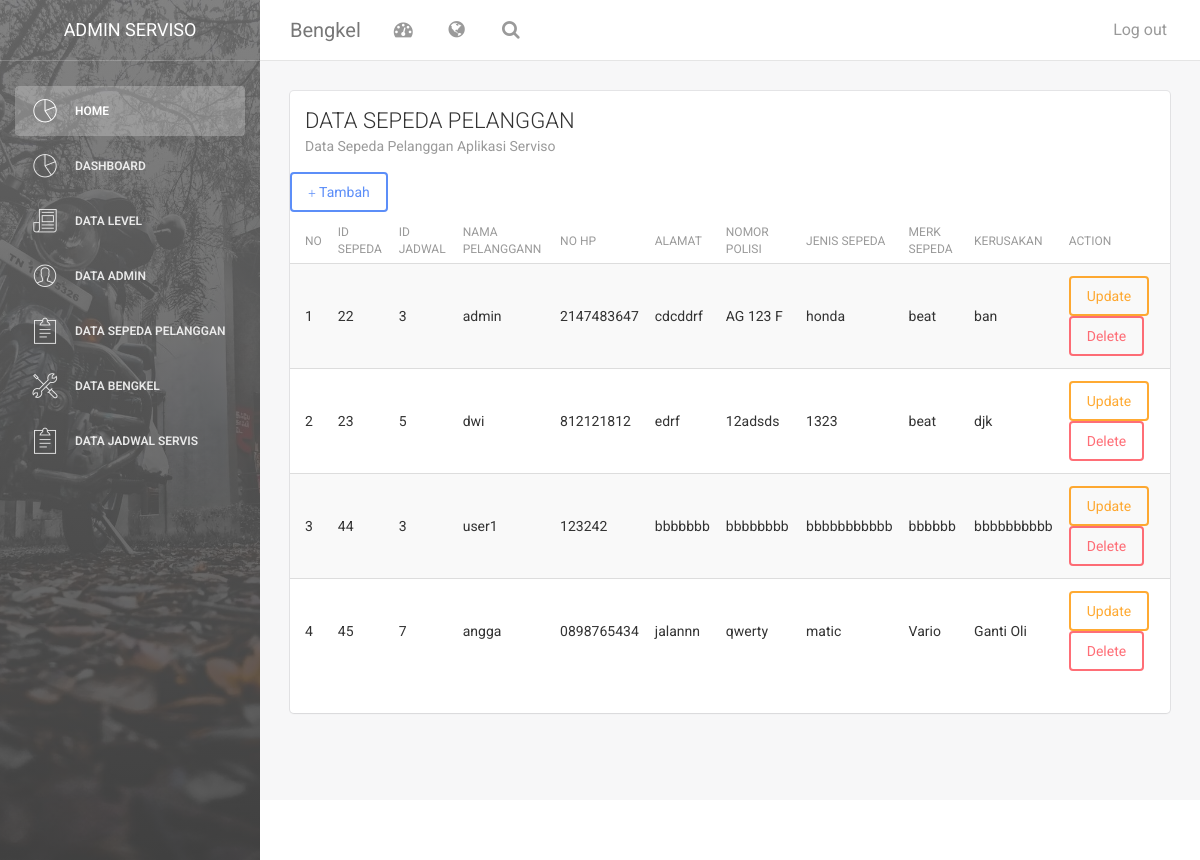
The page /index.php/sepeda on the database as committed earlier.
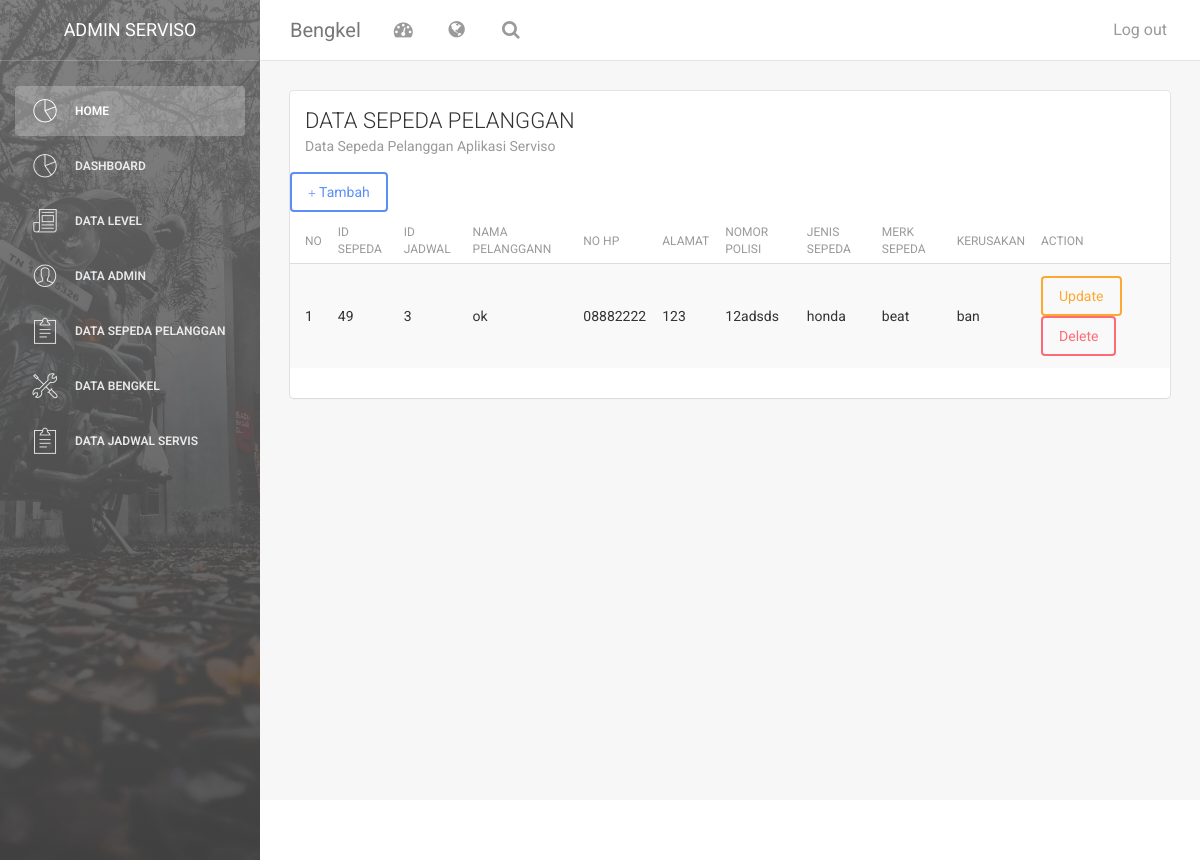
The same page on the database as committed later.
### tables this page shows
CREATE TABLE `unit_sepeda` (
  `id_unit_sepeda` int(50) NOT NULL,
  `nama_pelanggan` varchar(100) NOT NULL,
  `no_polisi` varchar(225) NOT NULL,
  `jenis_sepeda` varchar(225) NOT NULL,
  `merk_sepeda` varchar(225) NOT NULL,
  `kerusakan` text NOT NULL,
  `no_hp` varchar(20) NOT NULL,
  `alamat` text NOT NULL,
  `id_jadwal` int(50) NOT NULL,
  `id_bengkel` int(50) NOT NULL
);

CREATE TABLE `jadwal` (
  `id_jadwal` int(50) NOT NULL,
  `jadwal_mulai` time NOT NULL,
  `jadwal_selesai` time NOT NULL,
  `id_bengkel` int(11) NOT NULL,
  `status` varchar(10) NOT NULL
);

### application/controllers/sepeda.php (called while the page is built, shortened)
<?php
class sepeda extends CI_Controller {
        public function __construct()
        {
          $this->load->model('sepeda_m');
          $this->load->library('form_validation');
      }
	public function index()
	{
        $data['konten']="sepeda_v";
        $this->load->model('jadwal_m', 'jadwal');
        $data['data_jadwal']=$this->jadwal->get_jadwal();
        $this->load->model('jadwal_m');
        $data['arr']=$this->sepeda_m->get_sepeda();
        $this->load->view('dashboard',$data, FALSE);
        }
    }

### index.php (called while the page is built, shortened)
<?php
require_once BASEPATH.'core/CodeIgniter.php';

### application/models/sepeda_m.php (called while the page is built, shortened)
<?php
class sepeda_m extends CI_Model {
	public function get_sepeda()
	{
     $arr= $this->db->join('jadwal','jadwal.id_jadwal=unit_sepeda.id_jadwal')
     ->get('unit_sepeda')->result();
	   return $arr;
    }
}

### application/views/sepeda_v.php (the view, shortened to what this page needs)
<div class="content">
            <div class="container-fluid">
                <div class="row">
                    <div class="col-md-12">
                        <div class="card">
                            <div class="header">
                            <h4 class="title">DATA SEPEDA PELANGGAN</h4>
                                <p class="category">Data Sepeda Pelanggan Aplikasi Serviso</p>
                            </div>
                            <div class="content table-responsive table-full-width">
                                <table class="table table-hover table-striped">
                                <a href="#tambah" class="btn btn-primary" data-toggle="modal"><span class="glyphicon glyphicon-plus"></span> Tambah</a>
                                    <thead>
                                        <th>NO</th>
                                        <th>ID SEPEDA</th>
                                        <th>ID JADWAL</th>
                                        <th>NAMA PELANGGANN</th>
                                        <th>NO HP</th>
                                        <th>ALAMAT</th>
                                        <th>NOMOR POLISI</th>
                                        <th>JENIS SEPEDA</th>
                                        <th>MERK SEPEDA</th>
                                        <th>KERUSAKAN</th>
                                        <th>ACTION</th>
                                    </thead>
                                    <?php
                                     $no=0;
                                 foreach ($arr as $dt_sepeda) {
                                    $no++;
                                        echo '<tr>
                                <td>'.$no.'</td>
                                <td>'.$dt_sepeda->id_unit_sepeda.'</td>
                                <td>'.$dt_sepeda->id_jadwal.'</td>
                                <td>'.$dt_sepeda->nama_pelanggan.'</td>
                                <td>'.$dt_sepeda->no_hp.'</td>
                                <td>'.$dt_sepeda->alamat.'</td>
                                <td>'.$dt_sepeda->no_polisi.'</td>
                                <td>'.$dt_sepeda->jenis_sepeda.'</td>
                                <td>'.$dt_sepeda->merk_sepeda.'</td>
                                <td>'.$dt_sepeda->kerusakan.'</td>
                                <td><a href="#update_sepeda" class="btn btn-warning" data-toggle="modal" onclick="tm_detail('.$dt_sepeda->id_unit_sepeda.')">Update</a>
                                <a href="'.base_url('index.php/sepeda/hapus_sepeda/'.$dt_sepeda->id_unit_sepeda).'" onclick="return confirm(\'anda yakin?\')" class="btn btn-danger">Delete</a></td>
                             </tr>';
                                }
                                ?>
                                </table>
    </div>
  </div>
</div>
                            </div>
                        </div>
                    </div>
                </div>
            </div>
        <footer class="footer">
            <div class="container-fluid">
                <nav class="pull-left">
                    <ul>
                        <li>
                            <a href="#">
                            </a>
                        </li>
                        <li>
                            <a href="#">
                            </a>
                        </li>
                        <li>
                            <a href="#">
                            </a>
                        </li>
                    </ul>
                </nav>
            </div>
        </footer>

Rows that differ between the two databases and show on the page:
removed unit_sepeda: id_unit_sepeda "22", id_jadwal.id_jadwal "3", nama_pelanggan "admin", no_hp "2147483647", alamat "cdcddrf", no_polisi "AG 123 F", jenis_sepeda "honda", merk_sepeda "beat", kerusakan "ban"
removed unit_sepeda: id_unit_sepeda "23", id_jadwal.id_jadwal "5", nama_pelanggan "dwi", no_hp "812121812", alamat "edrf", no_polisi "12adsds", jenis_sepeda "1323", merk_sepeda "beat", kerusakan "djk"
removed unit_sepeda: id_unit_sepeda "44", id_jadwal.id_jadwal "3", nama_pelanggan "user1", no_hp "123242", alamat "bbbbbbb", no_polisi "bbbbbbbb", jenis_sepeda "bbbbbbbbbbb", merk_sepeda "bbbbbb", kerusakan "bbbbbbbbbb"
removed unit_sepeda: id_unit_sepeda "45", id_jadwal.id_jadwal "7", nama_pelanggan "angga", no_hp "0898765434", alamat "jalannn", no_polisi "qwerty", jenis_sepeda "matic", merk_sepeda "Vario", kerusakan "Ganti Oli"
added unit_sepeda: id_unit_sepeda "49", id_jadwal.id_jadwal "3", nama_pelanggan "ok", no_hp "08882222", alamat "123", no_polisi "12adsds", jenis_sepeda "honda", merk_sepeda "beat", kerusakan "ban"
